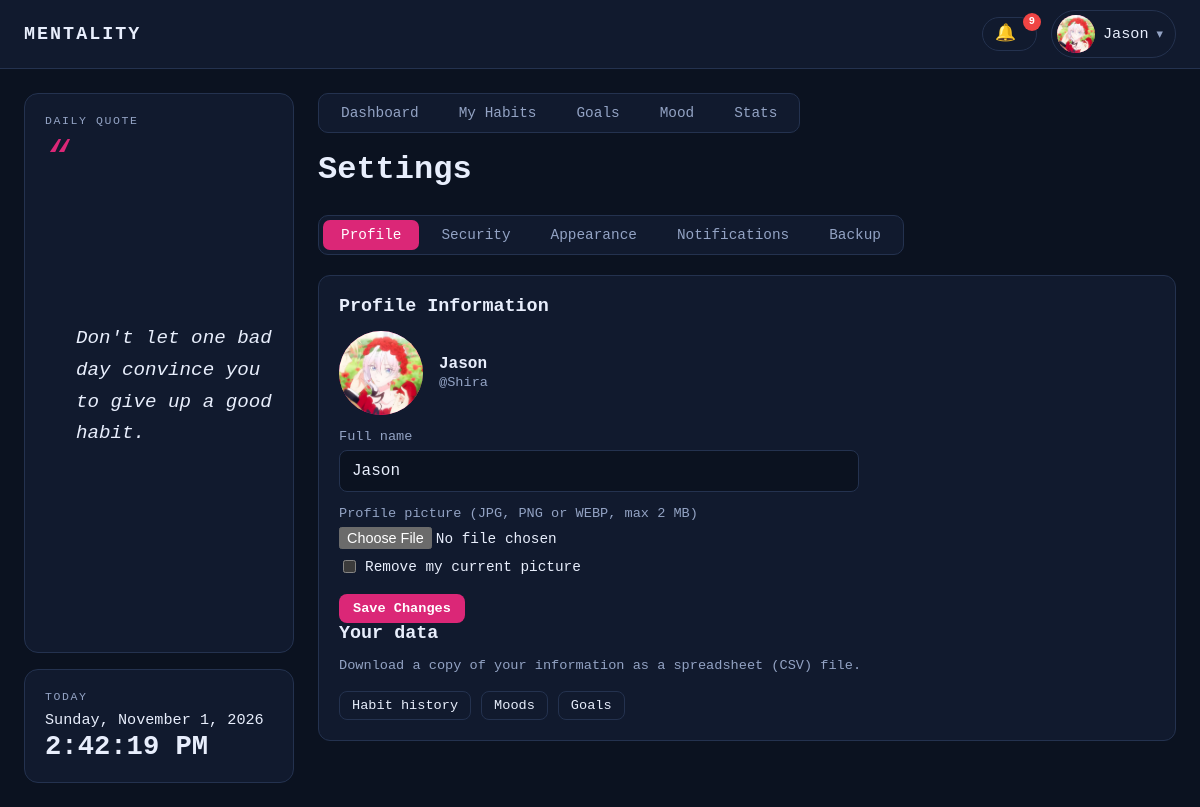
Page /settings.php (signed in) on the committed database.
### tables this page shows
CREATE TABLE `user_settings` (
  `user_id` int(10) unsigned NOT NULL,
  `appearance` enum('light','dark') NOT NULL DEFAULT 'dark',
  `notifications_on` tinyint(1) NOT NULL DEFAULT 1,
  `bg_color` char(7) DEFAULT NULL,
  `card_color` char(7) DEFAULT NULL,
  `text_color` char(7) DEFAULT NULL,
  `accent_color` char(7) DEFAULT NULL,
  `font_choice` varchar(20) NOT NULL DEFAULT 'modern',
  PRIMARY KEY (`user_id`),
  CONSTRAINT `fk_settings_user` FOREIGN KEY (`user_id`) REFERENCES `users` (`user_id`) ON DELETE CASCADE
);

CREATE TABLE `users` (
  `user_id` int(10) unsigned NOT NULL AUTO_INCREMENT,
  `full_name` varchar(100) NOT NULL,
  `username` varchar(50) NOT NULL,
  `email` varchar(100) NOT NULL,
  `password_hash` varchar(255) NOT NULL,
  `role_id` tinyint(3) unsigned NOT NULL DEFAULT 3,
  `status` enum('active','suspended') NOT NULL DEFAULT 'active',
  `profile_picture` varchar(255) DEFAULT NULL,
  `created_at` timestamp NOT NULL DEFAULT current_timestamp(),
  PRIMARY KEY (`user_id`),
  UNIQUE KEY `uq_users_username` (`username`),
  UNIQUE KEY `uq_users_email` (`email`),
  KEY `fk_users_role` (`role_id`),
  CONSTRAINT `fk_users_role` FOREIGN KEY (`role_id`) REFERENCES `roles` (`role_id`)
);

### includes/auth.php (called while the page is built, shortened)
<?php
function e($value): string {
    return htmlspecialchars((string)$value, ENT_QUOTES, 'UTF-8');
}

### includes/quotes.php (called while the page is built, shortened)
<?php
function daily_quote(): string {
    $quotes = all_quotes();
    $index  = hexdec(substr(md5(date('Y-m-d')), 0, 8)) % count($quotes);
    return $quotes[$index];
}

### settings.php (the view, shortened to what this page needs)
<?php
require_once __DIR__ . '/includes/layout.php';
$uid = (int)$_SESSION['user_id'];
$pdo->prepare('INSERT IGNORE INTO user_settings (user_id) VALUES (?)')->execute([$uid]);
$tabs = ['profile' => 'Profile', 'security' => 'Security', 'appearance' => 'Appearance', 'notifications' => 'Notifications'];
if (can_backup()) { $tabs['backup'] = 'Backup'; }
$tab  = $_GET['tab'] ?? 'profile';
try {
    $stmt = $pdo->prepare(
        'SELECT u.full_name, u.username, u.email, u.password_hash, u.profile_picture,
                s.appearance, s.notifications_on, s.bg_color, s.card_color, s.text_color, s.accent_color, s.font_choice
         FROM users u JOIN user_settings s ON s.user_id = u.user_id WHERE u.user_id = ?'
    );
    $stmt->execute([$uid]);
} catch (PDOException $ex) {
    die('Settings need the newest database changes. Import sql/08_features.sql in phpMyAdmin first.');
}
$user = $stmt->fetch();
$nameValue  = $user['full_name'];
render_header('Settings', 'settings');
?>
<h1>Settings</h1>
<div class="tabs">
    <?php foreach ($tabs as $key => $label): ?>
        <a class="tab<?= $key === $tab ? ' active' : '' ?>" href="settings.php?tab=<?= e($key) ?>"><?= e($label) ?></a>
    <?php endforeach; ?>
</div>
<div class="panel" style="margin-top:16px">
<?php if ($tab === 'profile'): ?>
    <h2>Profile Information</h2>
    <form method="post" enctype="multipart/form-data" class="inline-form" novalidate>
        <div class="profile-head">
            <?= avatar_html($user['profile_picture'], $user['full_name'], 'lg') ?>
            <div><strong><?= e($user['full_name']) ?></strong><br><span class="muted small">@<?= e($user['username']) ?></span></div>
        </div>
        <label for="full_name">Full name</label>
        <input type="text" id="full_name" name="full_name" maxlength="100" value="<?= e($nameValue) ?>">
        <label for="picture">Profile picture (JPG, PNG or WEBP, max 2 MB)</label>
        <input type="file" id="picture" name="picture" accept="image/png,image/jpeg,image/webp">
        <?php if ($user['profile_picture']): ?>
            <label class="check-item" style="margin-top:8px"><input type="checkbox" name="remove_picture" value="1"> Remove my current picture</label>
        <?php endif; ?>
        <div class="form-actions"><button type="submit" class="btn-sm">Save Changes</button></div>
    </form>
    <div class="settings-section">
        <h2>Your data</h2>
        <p class="muted small">Download a copy of your information as a spreadsheet (CSV) file.</p>
        <div class="form-actions">
            <a class="btn-ghost" href="export_data.php?type=habits">Habit history</a>
            <a class="btn-ghost" href="export_data.php?type=moods">Moods</a>
            <a class="btn-ghost" href="export_data.php?type=goals">Goals</a>
        </div>
    </div>
<?php endif; ?>
</div>
<?php render_footer(['settings.js']); ?>

### includes/layout.php (shortened to what this page needs)
<?php
require_once __DIR__ . '/auth.php';
require_once __DIR__ . '/quotes.php';
function asset_url(string $file): string {
    return BASE_URL . '/assets/' . $file . '?v=' . (int)@filemtime(__DIR__ . '/../assets/' . $file);
}
function get_reminders(PDO $pdo, int $uid): array {
    $today = date('Y-m-d');
    $out = [];
    $stmt = $pdo->prepare(
        'SELECT COUNT(*) FROM habits h
         WHERE h.user_id = ? AND h.is_active = 1 AND DATE(h.created_at) <= ?
           AND NOT EXISTS (SELECT 1 FROM habit_logs l WHERE l.habit_id = h.habit_id AND l.log_date = ? AND l.completed = 1)'
    );
    $stmt->execute([$uid, $today, $today]);
    $left = (int)$stmt->fetchColumn();
    if ($left > 0) {
        $out[] = ['icon' => '✅', 'url' => 'dashboard.php',
                  'text' => 'You still have ' . $left . ' habit' . ($left === 1 ? '' : 's') . ' to complete today.'];
    }
    $stmt = $pdo->prepare('SELECT COUNT(*) FROM mood_logs WHERE user_id = ? AND log_date = ?');
    $stmt->execute([$uid, $today]);
    if ((int)$stmt->fetchColumn() === 0) {
        $out[] = ['icon' => '🙂', 'url' => 'mood.php', 'text' => 'You haven\'t logged your mood today.'];
    }
    $stmt = $pdo->prepare(
        "SELECT title, DATEDIFF(target_date, ?) AS d FROM goals
         WHERE user_id = ? AND status <> 'completed' AND target_date <= DATE_ADD(?, INTERVAL 3 DAY)
         ORDER BY target_date LIMIT 5"
    );
    $stmt->execute([$today, $uid, $today]);
    foreach ($stmt->fetchAll() as $g) {
        $d = (int)$g['d'];
        if ($d < 0)       { $when = abs($d) . ' day' . (abs($d) === 1 ? '' : 's') . ' overdue'; }
        elseif ($d === 0) { $when = 'due today'; }
        else              { $when = 'due in ' . $d . ' day' . ($d === 1 ? '' : 's'); }
        $out[] = ['icon' => '🎯', 'url' => 'goals.php', 'text' => 'Goal "' . $g['title'] . '" is ' . $when . '.'];
    }
    return $out;
}
function render_header(string $title, string $active = ''): void {
    global $pdo;
    $isUser = true;
    $theme  = (($_SESSION['theme'] ?? 'dark') === 'light') ? 'light' : 'dark';
    $name   = $_SESSION['full_name'] ?? $_SESSION['username'];
    $tabs   = $isUser ? [
        'dashboard' => ['Dashboard', 'dashboard.php'],
        'habits'    => ['My Habits', 'habits.php'],
        'goals'     => ['Goals',     'goals.php'],
        'mood'      => ['Mood',      'mood.php'],
        'stats'     => ['Stats',     'stats.php'],
    ] : [];
    $notifyOn = ((int)($_SESSION['notify'] ?? 1) === 1);
    $reminders = []; $stored = [];
    if ($isUser && $notifyOn) {
        $reminders = get_reminders($pdo, (int)$_SESSION['user_id']);
        $stmt = $pdo->prepare('SELECT message, created_at FROM notifications
                               WHERE user_id = ? AND is_cleared = 0 ORDER BY created_at DESC, notification_id DESC LIMIT 10');
        $stmt->execute([(int)$_SESSION['user_id']]);
        $stored = $stmt->fetchAll();
    }
    $bellCount = count($reminders) + count($stored);
    ?>
<!DOCTYPE html>
<html lang="en" data-theme="<?= e($theme) ?>">
<head>
    <link rel="stylesheet" href="<?= e(asset_url('style.css')) ?>">
</head>
<body>
<header class="appbar">
    <div class="brand">MENTALITY</div>
    <div class="appbar-right">
        <?php if ($isUser): ?>
        <div class="dropdown" data-dropdown>
            <button type="button" class="bell-btn" data-dropdown-toggle aria-label="Notifications" aria-haspopup="true">
                &#128276;<?php if ($bellCount > 0): ?><span class="bell-badge"><?= $bellCount > 9 ? '9+' : $bellCount ?></span><?php endif; ?>
            </button>
        </div>
        <?php endif; ?>
        <div class="dropdown" data-dropdown>
            <button type="button" class="profile-btn" data-dropdown-toggle aria-haspopup="true">
                <?= avatar_html($_SESSION['avatar'] ?? null, $name) ?>
                <span class="profile-name"><?= e($name) ?></span><span class="caret">&#9662;</span>
            </button>
        </div>
    </div>
</header>
<div class="shell">
    <aside class="leftcol">
        <div class="quote-card">
            <div class="card-label">Daily Quote</div>
            <blockquote><?= e(daily_quote()) ?></blockquote>
        </div>
        <div class="today-card">
            <div class="card-label">Today</div>
            <div id="live-date" class="live-date"><?= e(date('l, F j, Y')) ?></div>
            <div id="live-time" class="live-time"><?= e(date('g:i:s A')) ?></div>
        </div>
    </aside>
    <main class="main">
    <?php if ($tabs): ?>
        <nav class="tabs dash-tabs">
            <?php foreach ($tabs as $key => [$label, $file]): ?>
                <a class="tab<?= $key === $active ? ' active' : '' ?>" href="<?= BASE_URL . '/' . $file ?>"><?= e($label) ?></a>
            <?php endforeach; ?>
        </nav>
    <?php endif; ?>
    <?php
}
function render_footer(array $scripts = []): void {
    ?>
    </main>
</div>
</body>
</html>
<?php
}
function avatar_html(?string $file, string $name, string $size = 'sm'): string {
    if ($file) {
        return '<img class="avatar ' . e($size) . '" src="' . BASE_URL . '/uploads/avatars/' . rawurlencode($file) . '" alt="Profile picture">';
    }
    $initial = mb_strtoupper(mb_substr(trim($name), 0, 1));
    return '<span class="avatar ' . e($size) . '">' . e($initial !== '' ? $initial : '?') . '</span>';
}

### rows in the picture
user_settings: user_id.profile_picture (picture), user_id.full_name "Jason", user_id.username "Shira", full_name "Jason"

### other values in the picture
$bellCount "9"
$name "Jason"
daily_quote() "Don't let one bad day convince you to give up a good habit."
$label "Dashboard"
$label "My Habits"
$label "Goals"
$label "Mood"
$label "Stats"
$label "Profile"
$label "Security"
$label "Appearance"
$label "Notifications"
$label "Backup"
